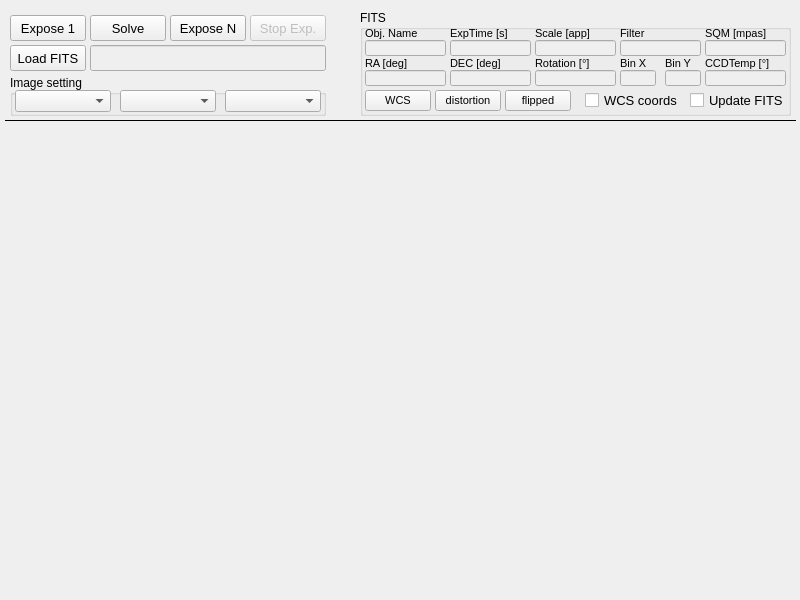
<?xml version="1.0" encoding="UTF-8"?>
<ui version="4.0">
 <class>ImageDialog</class>
 <widget class="QWidget" name="ImageDialog">
  <property name="geometry">
   <rect>
    <x>0</x>
    <y>0</y>
    <width>800</width>
    <height>600</height>
   </rect>
  </property>
  <property name="minimumSize">
   <size>
    <width>800</width>
    <height>600</height>
   </size>
  </property>
  <property name="maximumSize">
   <size>
    <width>1600</width>
    <height>1200</height>
   </size>
  </property>
  <property name="font">
   <font>
    <family>Arial</family>
   </font>
  </property>
  <property name="windowTitle">
   <string>Imaging</string>
  </property>
  <widget class="QWidget" name="image" native="true">
   <property name="geometry">
    <rect>
     <x>5</x>
     <y>124</y>
     <width>790</width>
     <height>471</height>
    </rect>
   </property>
   <property name="minimumSize">
    <size>
     <width>690</width>
     <height>270</height>
    </size>
   </property>
   <property name="maximumSize">
    <size>
     <width>1510</width>
     <height>1070</height>
    </size>
   </property>
   <property name="autoFillBackground">
    <bool>true</bool>
   </property>
  </widget>
  <widget class="QPushButton" name="expose">
   <property name="geometry">
    <rect>
     <x>10</x>
     <y>15</y>
     <width>76</width>
     <height>26</height>
    </rect>
   </property>
   <property name="sizePolicy">
    <sizepolicy hsizetype="Ignored" vsizetype="Ignored">
     <horstretch>0</horstretch>
     <verstretch>0</verstretch>
    </sizepolicy>
   </property>
   <property name="minimumSize">
    <size>
     <width>76</width>
     <height>0</height>
    </size>
   </property>
   <property name="font">
    <font>
     <pointsize>10</pointsize>
    </font>
   </property>
   <property name="toolTip">
    <string>&lt;html&gt;&lt;head/&gt;&lt;body&gt;&lt;p&gt;Single exposure&lt;/p&gt;&lt;/body&gt;&lt;/html&gt;</string>
   </property>
   <property name="text">
    <string>Expose 1</string>
   </property>
  </widget>
  <widget class="QPushButton" name="solve">
   <property name="geometry">
    <rect>
     <x>90</x>
     <y>15</y>
     <width>76</width>
     <height>26</height>
    </rect>
   </property>
   <property name="font">
    <font>
     <pointsize>10</pointsize>
    </font>
   </property>
   <property name="toolTip">
    <string>&lt;html&gt;&lt;head/&gt;&lt;body&gt;&lt;p&gt;Single plate solve of the actual image&lt;/p&gt;&lt;/body&gt;&lt;/html&gt;</string>
   </property>
   <property name="text">
    <string>Solve</string>
   </property>
  </widget>
  <widget class="QPushButton" name="load">
   <property name="enabled">
    <bool>true</bool>
   </property>
   <property name="geometry">
    <rect>
     <x>10</x>
     <y>45</y>
     <width>76</width>
     <height>26</height>
    </rect>
   </property>
   <property name="font">
    <font>
     <pointsize>10</pointsize>
    </font>
   </property>
   <property name="toolTip">
    <string>&lt;html&gt;&lt;head/&gt;&lt;body&gt;&lt;p&gt;&lt;span style=&quot; font-size:10pt;&quot;&gt;Load a fits file and display is&lt;/span&gt;&lt;/p&gt;&lt;/body&gt;&lt;/html&gt;</string>
   </property>
   <property name="text">
    <string>Load FITS</string>
   </property>
  </widget>
  <widget class="QPushButton" name="stop">
   <property name="enabled">
    <bool>false</bool>
   </property>
   <property name="geometry">
    <rect>
     <x>250</x>
     <y>15</y>
     <width>76</width>
     <height>26</height>
    </rect>
   </property>
   <property name="font">
    <font>
     <pointsize>10</pointsize>
    </font>
   </property>
   <property name="toolTip">
    <string>&lt;html&gt;&lt;head/&gt;&lt;body&gt;&lt;p&gt;Cancels an imaging or plate solving action or stops continous exposures&lt;/p&gt;&lt;/body&gt;&lt;/html&gt;</string>
   </property>
   <property name="text">
    <string>Stop Exp.</string>
   </property>
  </widget>
  <widget class="QLineEdit" name="imageFileName">
   <property name="enabled">
    <bool>false</bool>
   </property>
   <property name="geometry">
    <rect>
     <x>90</x>
     <y>45</y>
     <width>236</width>
     <height>26</height>
    </rect>
   </property>
   <property name="font">
    <font>
     <family>Arial</family>
     <pointsize>10</pointsize>
     <weight>50</weight>
     <bold>false</bold>
    </font>
   </property>
   <property name="mouseTracking">
    <bool>false</bool>
   </property>
   <property name="focusPolicy">
    <enum>Qt::NoFocus</enum>
   </property>
   <property name="acceptDrops">
    <bool>false</bool>
   </property>
   <property name="toolTip">
    <string>&lt;html&gt;&lt;head/&gt;&lt;body&gt;&lt;p&gt;name of image which is shown&lt;/p&gt;&lt;/body&gt;&lt;/html&gt;</string>
   </property>
   <property name="text">
    <string/>
   </property>
   <property name="alignment">
    <set>Qt::AlignLeading|Qt::AlignLeft|Qt::AlignVCenter</set>
   </property>
   <property name="readOnly">
    <bool>true</bool>
   </property>
  </widget>
  <widget class="QPushButton" name="exposeN">
   <property name="geometry">
    <rect>
     <x>170</x>
     <y>15</y>
     <width>76</width>
     <height>26</height>
    </rect>
   </property>
   <property name="font">
    <font>
     <pointsize>10</pointsize>
    </font>
   </property>
   <property name="toolTip">
    <string>&lt;html&gt;&lt;head/&gt;&lt;body&gt;&lt;p&gt;&lt;span style=&quot; font-size:10pt;&quot;&gt;Continous exposures&lt;/span&gt;&lt;/p&gt;&lt;/body&gt;&lt;/html&gt;</string>
   </property>
   <property name="text">
    <string>Expose N</string>
   </property>
  </widget>
  <widget class="Line" name="line_71">
   <property name="geometry">
    <rect>
     <x>5</x>
     <y>120</y>
     <width>791</width>
     <height>1</height>
    </rect>
   </property>
   <property name="frameShadow">
    <enum>QFrame::Plain</enum>
   </property>
   <property name="orientation">
    <enum>Qt::Horizontal</enum>
   </property>
  </widget>
  <widget class="QGroupBox" name="groupBox">
   <property name="geometry">
    <rect>
     <x>360</x>
     <y>10</y>
     <width>431</width>
     <height>106</height>
    </rect>
   </property>
   <property name="title">
    <string>FITS</string>
   </property>
   <widget class="QLineEdit" name="ccdTemp">
    <property name="enabled">
     <bool>false</bool>
    </property>
    <property name="geometry">
     <rect>
      <x>345</x>
      <y>60</y>
      <width>81</width>
      <height>16</height>
     </rect>
    </property>
    <property name="font">
     <font>
      <pointsize>10</pointsize>
      <weight>50</weight>
      <bold>false</bold>
     </font>
    </property>
    <property name="mouseTracking">
     <bool>false</bool>
    </property>
    <property name="focusPolicy">
     <enum>Qt::NoFocus</enum>
    </property>
    <property name="acceptDrops">
     <bool>false</bool>
    </property>
    <property name="toolTip">
     <string>&lt;html&gt;&lt;head/&gt;&lt;body&gt;&lt;p&gt;&lt;span style=&quot; font-weight:400;&quot;&gt;Shows the solved RA of image in J2000 coordinates&lt;/span&gt;&lt;/p&gt;&lt;/body&gt;&lt;/html&gt;</string>
    </property>
    <property name="text">
     <string/>
    </property>
    <property name="alignment">
     <set>Qt::AlignRight|Qt::AlignTrailing|Qt::AlignVCenter</set>
    </property>
    <property name="readOnly">
     <bool>true</bool>
    </property>
   </widget>
   <widget class="QLineEdit" name="expTime">
    <property name="enabled">
     <bool>false</bool>
    </property>
    <property name="geometry">
     <rect>
      <x>90</x>
      <y>30</y>
      <width>81</width>
      <height>16</height>
     </rect>
    </property>
    <property name="font">
     <font>
      <pointsize>10</pointsize>
      <weight>50</weight>
      <bold>false</bold>
     </font>
    </property>
    <property name="mouseTracking">
     <bool>false</bool>
    </property>
    <property name="focusPolicy">
     <enum>Qt::NoFocus</enum>
    </property>
    <property name="acceptDrops">
     <bool>false</bool>
    </property>
    <property name="toolTip">
     <string>&lt;html&gt;&lt;head/&gt;&lt;body&gt;&lt;p&gt;&lt;span style=&quot; font-weight:400;&quot;&gt;Shows the solved RA of image in J2000 coordinates&lt;/span&gt;&lt;/p&gt;&lt;/body&gt;&lt;/html&gt;</string>
    </property>
    <property name="text">
     <string/>
    </property>
    <property name="alignment">
     <set>Qt::AlignRight|Qt::AlignTrailing|Qt::AlignVCenter</set>
    </property>
    <property name="readOnly">
     <bool>true</bool>
    </property>
   </widget>
   <widget class="QLineEdit" name="binY">
    <property name="enabled">
     <bool>false</bool>
    </property>
    <property name="geometry">
     <rect>
      <x>305</x>
      <y>60</y>
      <width>36</width>
      <height>16</height>
     </rect>
    </property>
    <property name="font">
     <font>
      <pointsize>10</pointsize>
      <weight>50</weight>
      <bold>false</bold>
     </font>
    </property>
    <property name="mouseTracking">
     <bool>false</bool>
    </property>
    <property name="focusPolicy">
     <enum>Qt::NoFocus</enum>
    </property>
    <property name="acceptDrops">
     <bool>false</bool>
    </property>
    <property name="toolTip">
     <string>&lt;html&gt;&lt;head/&gt;&lt;body&gt;&lt;p&gt;&lt;span style=&quot; font-weight:400;&quot;&gt;Shows the solved RA of image in J2000 coordinates&lt;/span&gt;&lt;/p&gt;&lt;/body&gt;&lt;/html&gt;</string>
    </property>
    <property name="text">
     <string/>
    </property>
    <property name="alignment">
     <set>Qt::AlignRight|Qt::AlignTrailing|Qt::AlignVCenter</set>
    </property>
    <property name="readOnly">
     <bool>true</bool>
    </property>
   </widget>
   <widget class="QLineEdit" name="ra">
    <property name="enabled">
     <bool>false</bool>
    </property>
    <property name="geometry">
     <rect>
      <x>5</x>
      <y>60</y>
      <width>81</width>
      <height>16</height>
     </rect>
    </property>
    <property name="font">
     <font>
      <pointsize>10</pointsize>
      <weight>50</weight>
      <bold>false</bold>
     </font>
    </property>
    <property name="mouseTracking">
     <bool>false</bool>
    </property>
    <property name="focusPolicy">
     <enum>Qt::NoFocus</enum>
    </property>
    <property name="acceptDrops">
     <bool>false</bool>
    </property>
    <property name="toolTip">
     <string>&lt;html&gt;&lt;head/&gt;&lt;body&gt;&lt;p&gt;&lt;span style=&quot; font-weight:400;&quot;&gt;Shows the solved RA of image in J2000 coordinates&lt;/span&gt;&lt;/p&gt;&lt;/body&gt;&lt;/html&gt;</string>
    </property>
    <property name="text">
     <string/>
    </property>
    <property name="alignment">
     <set>Qt::AlignRight|Qt::AlignTrailing|Qt::AlignVCenter</set>
    </property>
    <property name="readOnly">
     <bool>true</bool>
    </property>
   </widget>
   <widget class="QLabel" name="label_38">
    <property name="geometry">
     <rect>
      <x>345</x>
      <y>45</y>
      <width>81</width>
      <height>16</height>
     </rect>
    </property>
    <property name="font">
     <font>
      <pointsize>8</pointsize>
     </font>
    </property>
    <property name="text">
     <string>CCDTemp [°]</string>
    </property>
   </widget>
   <widget class="QLabel" name="label_31">
    <property name="geometry">
     <rect>
      <x>175</x>
      <y>15</y>
      <width>81</width>
      <height>16</height>
     </rect>
    </property>
    <property name="font">
     <font>
      <pointsize>8</pointsize>
     </font>
    </property>
    <property name="text">
     <string>Scale [app]</string>
    </property>
   </widget>
   <widget class="QLabel" name="label_34">
    <property name="geometry">
     <rect>
      <x>260</x>
      <y>15</y>
      <width>81</width>
      <height>16</height>
     </rect>
    </property>
    <property name="font">
     <font>
      <pointsize>8</pointsize>
     </font>
    </property>
    <property name="text">
     <string>Filter</string>
    </property>
   </widget>
   <widget class="QLabel" name="label_32">
    <property name="geometry">
     <rect>
      <x>5</x>
      <y>15</y>
      <width>81</width>
      <height>16</height>
     </rect>
    </property>
    <property name="font">
     <font>
      <pointsize>8</pointsize>
     </font>
    </property>
    <property name="text">
     <string>Obj. Name</string>
    </property>
   </widget>
   <widget class="QLineEdit" name="sqm">
    <property name="enabled">
     <bool>false</bool>
    </property>
    <property name="geometry">
     <rect>
      <x>345</x>
      <y>30</y>
      <width>81</width>
      <height>16</height>
     </rect>
    </property>
    <property name="font">
     <font>
      <pointsize>10</pointsize>
      <weight>50</weight>
      <bold>false</bold>
     </font>
    </property>
    <property name="mouseTracking">
     <bool>false</bool>
    </property>
    <property name="focusPolicy">
     <enum>Qt::NoFocus</enum>
    </property>
    <property name="acceptDrops">
     <bool>false</bool>
    </property>
    <property name="toolTip">
     <string>&lt;html&gt;&lt;head/&gt;&lt;body&gt;&lt;p&gt;&lt;span style=&quot; font-weight:400;&quot;&gt;Shows the solved RA of image in J2000 coordinates&lt;/span&gt;&lt;/p&gt;&lt;/body&gt;&lt;/html&gt;</string>
    </property>
    <property name="text">
     <string/>
    </property>
    <property name="alignment">
     <set>Qt::AlignRight|Qt::AlignTrailing|Qt::AlignVCenter</set>
    </property>
    <property name="readOnly">
     <bool>true</bool>
    </property>
   </widget>
   <widget class="QLabel" name="label_36">
    <property name="geometry">
     <rect>
      <x>305</x>
      <y>45</y>
      <width>31</width>
      <height>16</height>
     </rect>
    </property>
    <property name="font">
     <font>
      <pointsize>8</pointsize>
     </font>
    </property>
    <property name="text">
     <string>Bin Y</string>
    </property>
   </widget>
   <widget class="QLineEdit" name="dec">
    <property name="enabled">
     <bool>false</bool>
    </property>
    <property name="geometry">
     <rect>
      <x>90</x>
      <y>60</y>
      <width>81</width>
      <height>16</height>
     </rect>
    </property>
    <property name="font">
     <font>
      <pointsize>10</pointsize>
      <weight>50</weight>
      <bold>false</bold>
     </font>
    </property>
    <property name="mouseTracking">
     <bool>false</bool>
    </property>
    <property name="focusPolicy">
     <enum>Qt::NoFocus</enum>
    </property>
    <property name="acceptDrops">
     <bool>false</bool>
    </property>
    <property name="toolTip">
     <string>&lt;html&gt;&lt;head/&gt;&lt;body&gt;&lt;p&gt;&lt;span style=&quot; font-weight:400;&quot;&gt;Shows the solved RA of image in J2000 coordinates&lt;/span&gt;&lt;/p&gt;&lt;/body&gt;&lt;/html&gt;</string>
    </property>
    <property name="text">
     <string/>
    </property>
    <property name="alignment">
     <set>Qt::AlignRight|Qt::AlignTrailing|Qt::AlignVCenter</set>
    </property>
    <property name="readOnly">
     <bool>true</bool>
    </property>
   </widget>
   <widget class="QLineEdit" name="filter">
    <property name="enabled">
     <bool>false</bool>
    </property>
    <property name="geometry">
     <rect>
      <x>260</x>
      <y>30</y>
      <width>81</width>
      <height>16</height>
     </rect>
    </property>
    <property name="font">
     <font>
      <pointsize>10</pointsize>
      <weight>50</weight>
      <bold>false</bold>
     </font>
    </property>
    <property name="mouseTracking">
     <bool>false</bool>
    </property>
    <property name="focusPolicy">
     <enum>Qt::NoFocus</enum>
    </property>
    <property name="acceptDrops">
     <bool>false</bool>
    </property>
    <property name="toolTip">
     <string>&lt;html&gt;&lt;head/&gt;&lt;body&gt;&lt;p&gt;&lt;span style=&quot; font-weight:400;&quot;&gt;Shows the solved RA of image in J2000 coordinates&lt;/span&gt;&lt;/p&gt;&lt;/body&gt;&lt;/html&gt;</string>
    </property>
    <property name="text">
     <string/>
    </property>
    <property name="alignment">
     <set>Qt::AlignRight|Qt::AlignTrailing|Qt::AlignVCenter</set>
    </property>
    <property name="readOnly">
     <bool>true</bool>
    </property>
   </widget>
   <widget class="QLineEdit" name="binX">
    <property name="enabled">
     <bool>false</bool>
    </property>
    <property name="geometry">
     <rect>
      <x>260</x>
      <y>60</y>
      <width>36</width>
      <height>16</height>
     </rect>
    </property>
    <property name="font">
     <font>
      <pointsize>10</pointsize>
      <weight>50</weight>
      <bold>false</bold>
     </font>
    </property>
    <property name="mouseTracking">
     <bool>false</bool>
    </property>
    <property name="focusPolicy">
     <enum>Qt::NoFocus</enum>
    </property>
    <property name="acceptDrops">
     <bool>false</bool>
    </property>
    <property name="toolTip">
     <string>&lt;html&gt;&lt;head/&gt;&lt;body&gt;&lt;p&gt;&lt;span style=&quot; font-weight:400;&quot;&gt;Shows the solved RA of image in J2000 coordinates&lt;/span&gt;&lt;/p&gt;&lt;/body&gt;&lt;/html&gt;</string>
    </property>
    <property name="text">
     <string/>
    </property>
    <property name="alignment">
     <set>Qt::AlignRight|Qt::AlignTrailing|Qt::AlignVCenter</set>
    </property>
    <property name="readOnly">
     <bool>true</bool>
    </property>
   </widget>
   <widget class="QLabel" name="label_29">
    <property name="geometry">
     <rect>
      <x>5</x>
      <y>45</y>
      <width>81</width>
      <height>16</height>
     </rect>
    </property>
    <property name="font">
     <font>
      <pointsize>8</pointsize>
     </font>
    </property>
    <property name="text">
     <string>RA [deg]</string>
    </property>
   </widget>
   <widget class="QLabel" name="label_35">
    <property name="geometry">
     <rect>
      <x>260</x>
      <y>45</y>
      <width>31</width>
      <height>16</height>
     </rect>
    </property>
    <property name="font">
     <font>
      <pointsize>8</pointsize>
     </font>
    </property>
    <property name="text">
     <string>Bin X</string>
    </property>
   </widget>
   <widget class="QLabel" name="label_37">
    <property name="geometry">
     <rect>
      <x>345</x>
      <y>15</y>
      <width>81</width>
      <height>16</height>
     </rect>
    </property>
    <property name="font">
     <font>
      <pointsize>8</pointsize>
     </font>
    </property>
    <property name="text">
     <string>SQM [mpas]</string>
    </property>
   </widget>
   <widget class="QLabel" name="label_30">
    <property name="geometry">
     <rect>
      <x>90</x>
      <y>45</y>
      <width>81</width>
      <height>16</height>
     </rect>
    </property>
    <property name="font">
     <font>
      <pointsize>8</pointsize>
     </font>
    </property>
    <property name="text">
     <string>DEC [deg]</string>
    </property>
   </widget>
   <widget class="QLineEdit" name="object">
    <property name="enabled">
     <bool>false</bool>
    </property>
    <property name="geometry">
     <rect>
      <x>5</x>
      <y>30</y>
      <width>81</width>
      <height>16</height>
     </rect>
    </property>
    <property name="font">
     <font>
      <pointsize>10</pointsize>
      <weight>50</weight>
      <bold>false</bold>
     </font>
    </property>
    <property name="mouseTracking">
     <bool>false</bool>
    </property>
    <property name="focusPolicy">
     <enum>Qt::NoFocus</enum>
    </property>
    <property name="acceptDrops">
     <bool>false</bool>
    </property>
    <property name="toolTip">
     <string>&lt;html&gt;&lt;head/&gt;&lt;body&gt;&lt;p&gt;&lt;span style=&quot; font-weight:400;&quot;&gt;Shows the solved RA of image in J2000 coordinates&lt;/span&gt;&lt;/p&gt;&lt;/body&gt;&lt;/html&gt;</string>
    </property>
    <property name="text">
     <string/>
    </property>
    <property name="alignment">
     <set>Qt::AlignRight|Qt::AlignTrailing|Qt::AlignVCenter</set>
    </property>
    <property name="readOnly">
     <bool>true</bool>
    </property>
   </widget>
   <widget class="QLabel" name="label">
    <property name="geometry">
     <rect>
      <x>90</x>
      <y>15</y>
      <width>81</width>
      <height>16</height>
     </rect>
    </property>
    <property name="font">
     <font>
      <pointsize>8</pointsize>
     </font>
    </property>
    <property name="text">
     <string>ExpTime [s]</string>
    </property>
   </widget>
   <widget class="QLineEdit" name="scale">
    <property name="enabled">
     <bool>false</bool>
    </property>
    <property name="geometry">
     <rect>
      <x>175</x>
      <y>30</y>
      <width>81</width>
      <height>16</height>
     </rect>
    </property>
    <property name="font">
     <font>
      <pointsize>10</pointsize>
      <weight>50</weight>
      <bold>false</bold>
     </font>
    </property>
    <property name="mouseTracking">
     <bool>false</bool>
    </property>
    <property name="focusPolicy">
     <enum>Qt::NoFocus</enum>
    </property>
    <property name="acceptDrops">
     <bool>false</bool>
    </property>
    <property name="toolTip">
     <string>&lt;html&gt;&lt;head/&gt;&lt;body&gt;&lt;p&gt;&lt;span style=&quot; font-weight:400;&quot;&gt;Shows the solved RA of image in J2000 coordinates&lt;/span&gt;&lt;/p&gt;&lt;/body&gt;&lt;/html&gt;</string>
    </property>
    <property name="text">
     <string/>
    </property>
    <property name="alignment">
     <set>Qt::AlignRight|Qt::AlignTrailing|Qt::AlignVCenter</set>
    </property>
    <property name="readOnly">
     <bool>true</bool>
    </property>
   </widget>
   <widget class="QPushButton" name="hasCelestial">
    <property name="geometry">
     <rect>
      <x>5</x>
      <y>80</y>
      <width>66</width>
      <height>21</height>
     </rect>
    </property>
    <property name="font">
     <font>
      <pointsize>8</pointsize>
     </font>
    </property>
    <property name="toolTip">
     <string>&lt;html&gt;&lt;head/&gt;&lt;body&gt;&lt;p&gt;Cancels an imaging or plate solving action or stops continous exposures&lt;/p&gt;&lt;/body&gt;&lt;/html&gt;</string>
    </property>
    <property name="text">
     <string>WCS</string>
    </property>
   </widget>
   <widget class="QPushButton" name="hasDistortion">
    <property name="geometry">
     <rect>
      <x>75</x>
      <y>80</y>
      <width>66</width>
      <height>21</height>
     </rect>
    </property>
    <property name="font">
     <font>
      <pointsize>8</pointsize>
     </font>
    </property>
    <property name="toolTip">
     <string>&lt;html&gt;&lt;head/&gt;&lt;body&gt;&lt;p&gt;Cancels an imaging or plate solving action or stops continous exposures&lt;/p&gt;&lt;/body&gt;&lt;/html&gt;</string>
    </property>
    <property name="text">
     <string>distortion</string>
    </property>
   </widget>
   <widget class="QLabel" name="label_33">
    <property name="geometry">
     <rect>
      <x>175</x>
      <y>45</y>
      <width>81</width>
      <height>16</height>
     </rect>
    </property>
    <property name="font">
     <font>
      <pointsize>8</pointsize>
     </font>
    </property>
    <property name="text">
     <string>Rotation [°]</string>
    </property>
   </widget>
   <widget class="QLineEdit" name="rotation">
    <property name="enabled">
     <bool>false</bool>
    </property>
    <property name="geometry">
     <rect>
      <x>175</x>
      <y>60</y>
      <width>81</width>
      <height>16</height>
     </rect>
    </property>
    <property name="font">
     <font>
      <pointsize>10</pointsize>
      <weight>50</weight>
      <bold>false</bold>
     </font>
    </property>
    <property name="mouseTracking">
     <bool>false</bool>
    </property>
    <property name="focusPolicy">
     <enum>Qt::NoFocus</enum>
    </property>
    <property name="acceptDrops">
     <bool>false</bool>
    </property>
    <property name="toolTip">
     <string>&lt;html&gt;&lt;head/&gt;&lt;body&gt;&lt;p&gt;&lt;span style=&quot; font-weight:400;&quot;&gt;Shows the solved RA of image in J2000 coordinates&lt;/span&gt;&lt;/p&gt;&lt;/body&gt;&lt;/html&gt;</string>
    </property>
    <property name="text">
     <string/>
    </property>
    <property name="alignment">
     <set>Qt::AlignRight|Qt::AlignTrailing|Qt::AlignVCenter</set>
    </property>
    <property name="readOnly">
     <bool>true</bool>
    </property>
   </widget>
   <widget class="QCheckBox" name="checkUseWCS">
    <property name="geometry">
     <rect>
      <x>225</x>
      <y>80</y>
      <width>96</width>
      <height>21</height>
     </rect>
    </property>
    <property name="font">
     <font>
      <pointsize>10</pointsize>
     </font>
    </property>
    <property name="text">
     <string>WCS coords</string>
    </property>
   </widget>
   <widget class="QCheckBox" name="checkUpdateFits">
    <property name="geometry">
     <rect>
      <x>330</x>
      <y>80</y>
      <width>96</width>
      <height>21</height>
     </rect>
    </property>
    <property name="font">
     <font>
      <pointsize>10</pointsize>
     </font>
    </property>
    <property name="text">
     <string>Update FITS</string>
    </property>
   </widget>
   <widget class="QPushButton" name="isFlipped">
    <property name="geometry">
     <rect>
      <x>145</x>
      <y>80</y>
      <width>66</width>
      <height>21</height>
     </rect>
    </property>
    <property name="font">
     <font>
      <pointsize>8</pointsize>
     </font>
    </property>
    <property name="toolTip">
     <string>&lt;html&gt;&lt;head/&gt;&lt;body&gt;&lt;p&gt;Cancels an imaging or plate solving action or stops continous exposures&lt;/p&gt;&lt;/body&gt;&lt;/html&gt;</string>
    </property>
    <property name="text">
     <string>flipped</string>
    </property>
   </widget>
  </widget>
  <widget class="QGroupBox" name="groupBox_2">
   <property name="geometry">
    <rect>
     <x>10</x>
     <y>75</y>
     <width>316</width>
     <height>41</height>
    </rect>
   </property>
   <property name="title">
    <string>Image setting</string>
   </property>
   <widget class="QComboBox" name="color">
    <property name="geometry">
     <rect>
      <x>110</x>
      <y>15</y>
      <width>96</width>
      <height>22</height>
     </rect>
    </property>
    <property name="currentText">
     <string/>
    </property>
   </widget>
   <widget class="QComboBox" name="stretch">
    <property name="geometry">
     <rect>
      <x>215</x>
      <y>15</y>
      <width>96</width>
      <height>22</height>
     </rect>
    </property>
    <property name="currentText">
     <string/>
    </property>
   </widget>
   <widget class="QComboBox" name="zoom">
    <property name="geometry">
     <rect>
      <x>5</x>
      <y>15</y>
      <width>96</width>
      <height>22</height>
     </rect>
    </property>
    <property name="currentText">
     <string/>
    </property>
   </widget>
  </widget>
 </widget>
 <resources/>
 <connections/>
 <designerdata>
  <property name="gridDeltaX">
   <number>5</number>
  </property>
  <property name="gridDeltaY">
   <number>5</number>
  </property>
  <property name="gridSnapX">
   <bool>true</bool>
  </property>
  <property name="gridSnapY">
   <bool>true</bool>
  </property>
  <property name="gridVisible">
   <bool>true</bool>
  </property>
 </designerdata>
</ui>
